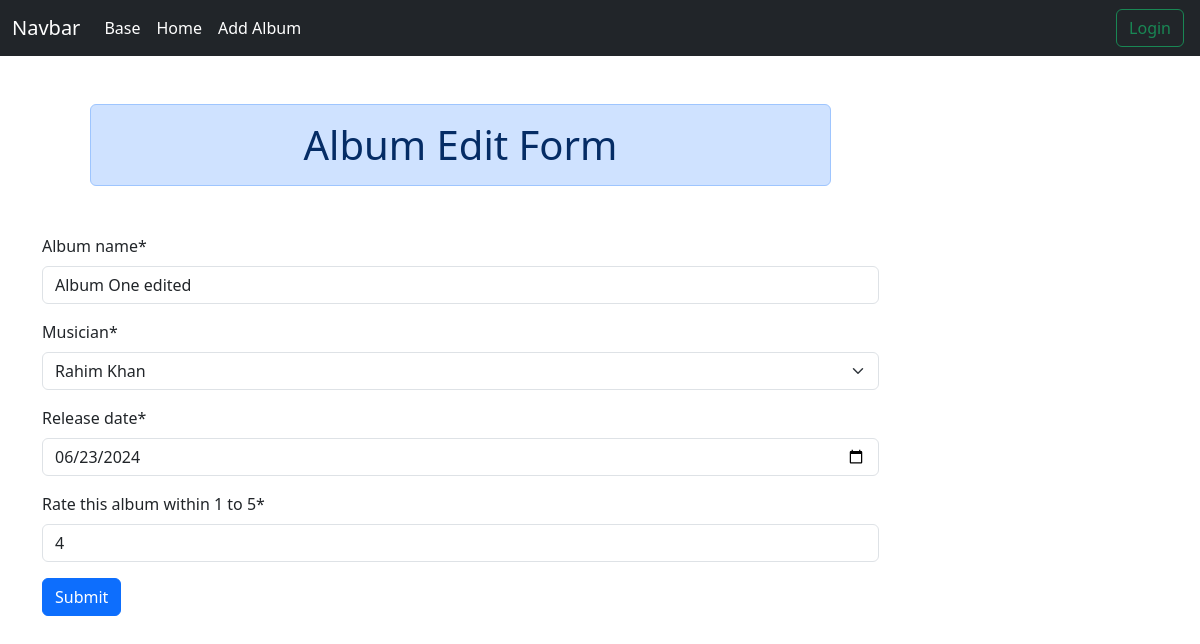
/album/edit/1/, run on the app's committed database.
### album/models.py (models this page shows, shortened)
class Album(models.Model):
    album_name = models.CharField(max_length=100)
    musician = models.ForeignKey(Musician, on_delete=models.CASCADE)
    release_date = models.DateField()
    rating = models.IntegerField()

### album/views.py (the view, shortened to what this page needs)
# urls.py: path('edit/<int:pk>/',views.EditAlbumView.as_view(),name="edit_album"),
class EditAlbumView(UpdateView):
    model = Album
    form_class = AlbumForm
    template_name = 'edit_album.html'
    success_url = reverse_lazy('homepage')

### album/forms.py
class AlbumForm(forms.ModelForm):
    class Meta:
        model = Album
        widgets = {
            'release_date':forms.DateInput(attrs={'type':'date'}),
            'rating':forms.NumberInput(attrs={'type':'number','min':1, 'max':5, 'step':1}),
        }
        labels = {
            'rating':'Rate this album within 1 to 5',
        }
        fields = '__all__'

### musician/models.py (called while the page is built)
    def __str__(self):
        return f"{self.first_name} {self.last_name}"

### album/templates/edit_album.html (shortened to what this page needs)
{% extends 'base.html' %}
{% load crispy_forms_tags %}
{% load static %}
{% block content %}
<div class="container mb-5" >
    <form method="post" novalidate class="w-75">
        <h1 class="text-center m-5 alert alert-primary">Album Edit Form</h1>
        {{form|crispy}}
        <button class="btn btn-primary mb-5">Submit</button>
    </form>
</div>
{% endblock content %}

### data on the page
Album: album_name "Album One edited", musician "Rahim Khan", release_date "06/23/2024", rating "4"
